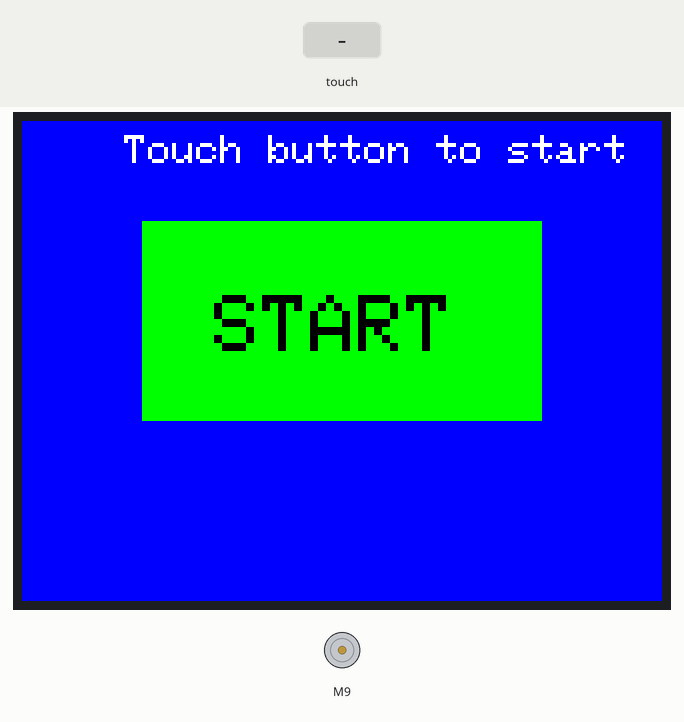
Recording of a sketch running on a simulated Arduino Uno, built with avr-gcc and run on an emulated ATmega328P. On the bench: 320×240 colour display, DC motor (green arrow = forward, orange = backward, longer = faster). Inputs (shaded band) come from the test bench.

Above: at 1.0 s.
1.1 s: touch panel pressed at 13 % / 10 % of its raw x / y range
At 2.1 s:
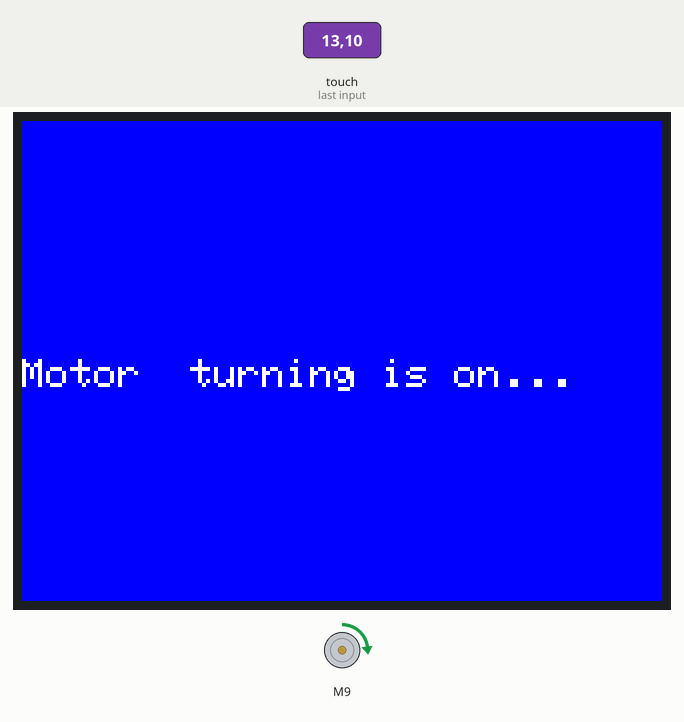
At 3.8 s:
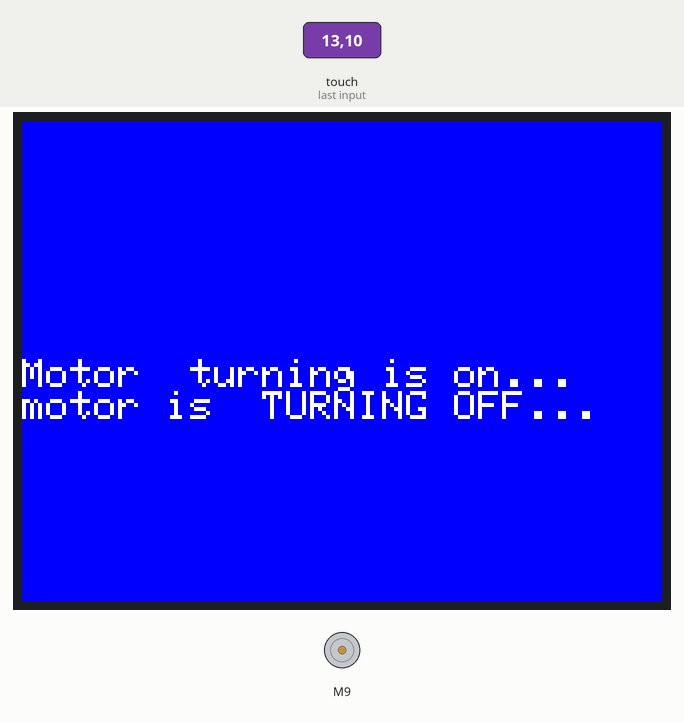
Timing chart, 0 to 5.3 s (numbered marks = the images above; inputs shaded):
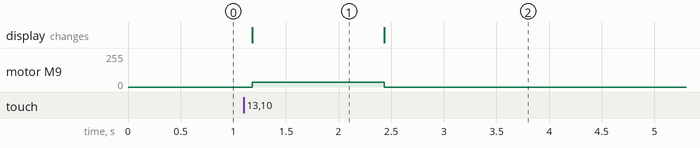

The sketch:

pipeDemo.ino
```cpp
//This example implements a simple sliding On/Off button. The example
// demonstrates drawing and touch operations.
//
//Thanks to Adafruit forums member Asteroid for the original sketch!
//
#include <Adafruit_GFX.h>
#include <SPI.h>
#include <Wire.h>
#include <Adafruit_ILI9341.h>
#include <TouchScreen.h>
#include "CytronMotorDriver.h"

//pin definition
#define XP        43  // x+
#define XN        A2 //x-
#define YN        47 // y-
#define YP        A3 //y+
#define DC        46
#define MISO      50
#define MOSI      51
#define CLK       52
#define CS        53

// This is calibration data for the raw touch data to the screen coordinates
#define TS_MINX 150
#define TS_MINY 120
#define TS_MAXX 920
#define TS_MAXY 940

#define MINPRESSURE 10
#define MAXPRESSURE 1000

#define CRPM                 35      // for carriage motor speed
#define DELAYMILLI           250     // set millisecond delay (used for torque and carriage)
#define GOTIME               5      // time to keep carriage motor on
#define FRAME_X              210
#define FRAME_Y              180
#define FRAME_W              100
#define FRAME_H              50

#define REDBUTTON_X FRAME_X
#define REDBUTTON_Y FRAME_Y
#define REDBUTTON_W (FRAME_W/2)
#define REDBUTTON_H FRAME_H

#define GREENBUTTON_X (REDBUTTON_X + REDBUTTON_W)
#define GREENBUTTON_Y FRAME_Y
#define GREENBUTTON_W (FRAME_W/2)
#define GREENBUTTON_H FRAME_H


//#define TFT_CS 10
//#define TFT_DC 9

// Create Instance of CytronMD library for carriage motor
CytronMD carriageMotor(PWM_DIR, 9, 6);  // PWM = Pin 9, DIR = Pin 6.

//initial speed
unsigned short theSpeed = 0;
bool notStarted    = true;


// For better pressure precision, we need to know the resistance
// between X+ and X- Use any multimeter to read it
// For the one we're using, I need to verify
TouchScreen ts = TouchScreen(XP, YP, XN, YN, 300);


Adafruit_ILI9341 tft = Adafruit_ILI9341(CS, DC);


// draw and color frame for button
void drawFrame()
{
//  x-location, y-location, width, hieght, color
tft.drawRect(60, 50, 200, 100, ILI9341_BLACK);
tft.fillRect(60, 50, 200, 100, ILI9341_GREEN);
}

void setup(void)
{

  TCCR2B = TCCR2B & 0b11111000 | 0x01;
  Serial.begin(9600);
  tft.begin();

  tft.fillScreen(ILI9341_BLUE);
  // origin = left,top landscape (USB left upper)
  tft.setRotation(1);
  tft.setCursor(15,7);
  tft.setTextColor(ILI9341_WHITE);
  tft.setTextSize(2);
  tft.println("   Touch button to start");
  drawFrame();
  tft.setTextColor(ILI9341_BLACK);
  tft.setTextSize(4);
  tft.println("\n \n    START");
  while(notStarted)
  {
      // Retrieve a point
  TSPoint p = ts.getPoint();
  // When user presses anywhere on the screen, we will start
  // We are pretending for now that the button is implemented but since its the only touch data we need
  // this is fine for now
  if (p.z > MINPRESSURE && p.z < MAXPRESSURE)
  {
      tft.fillScreen(ILI9341_BLUE);
      tft.setTextColor(ILI9341_WHITE);
      tft.setTextSize(2);
      notStarted = false;
      startCarriageMotor();
   }
 }


}

void startCarriageMotor()
{

   tft.println("Motor  turning is on...");
   for(int i = 0; i < GOTIME; i++)
   {
       carriageMotor.setSpeed(CRPM);
       delay(DELAYMILLI);
   }

       tft.println("motor is  TURNING OFF...");
       carriageMotor.setSpeed(0);
       delay(DELAYMILLI);
}

void loop()
{
//   // Retrieve a point
//  TSPoint p = ts.getPoint();
//
//  // See if there's any  touch data for us
//  if (p.z > MINPRESSURE && p.z < MAXPRESSURE)
//  {
//    // Scale using the calibration #'s
//    // and rotate coordinate system
//    p.x = map(p.x, TS_MINY, TS_MAXY, 0, tft.height());
//    p.y = map(p.y, TS_MINX, TS_MAXX, 0, tft.width());
//    int y = tft.height() - p.x;
//    int x = p.y;
//
//    if (RecordOn)
//    {
//      if((x > REDBUTTON_X) && (x < (REDBUTTON_X + REDBUTTON_W)))
//      {
//        if ((y > REDBUTTON_Y) && (y <= (REDBUTTON_Y + REDBUTTON_H)))
//        {
//          Serial.println("Red btn hit");
//          redBtn();
//          startCarriageMotor();
//        }
//      }
//    }
//    else //Record is off (RecordOn == false)
//    {
//      if((x > GREENBUTTON_X) && (x < (GREENBUTTON_X + GREENBUTTON_W)))
//      {
//        if ((y > GREENBUTTON_Y) && (y <= (GREENBUTTON_Y + GREENBUTTON_H)))
//        {
//          Serial.println("Green btn hit");
//          greenBtn();
//
//        }
//      }
//    }
//
//    Serial.println(RecordOn);
//  }
}
```

Measured:
- after the input at 1.1 s, motor M9: stopped → forward 35/255 after 0.08 s, → stopped 1.3 s later; the display: changes after 0.08 s (image 1)
- what the display in image 1 shows lasts 1.2 s, from 1.2 s to 2.4 s
